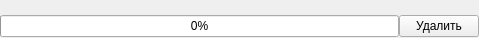
<?xml version="1.0" encoding="UTF-8"?>
<ui version="4.0">
 <class>LogFileReaderWidget</class>
 <widget class="QWidget" name="LogFileReaderWidget">
  <property name="geometry">
   <rect>
    <x>0</x>
    <y>0</y>
    <width>479</width>
    <height>38</height>
   </rect>
  </property>
  <property name="maximumSize">
   <size>
    <width>16777215</width>
    <height>38</height>
   </size>
  </property>
  <property name="windowTitle">
   <string>Form</string>
  </property>
  <layout class="QGridLayout" name="gridLayout_2">
   <property name="leftMargin">
    <number>0</number>
   </property>
   <property name="topMargin">
    <number>0</number>
   </property>
   <property name="rightMargin">
    <number>0</number>
   </property>
   <property name="bottomMargin">
    <number>0</number>
   </property>
   <property name="spacing">
    <number>0</number>
   </property>
   <item row="0" column="0">
    <layout class="QGridLayout" name="gridLayout">
     <property name="spacing">
      <number>0</number>
     </property>
     <item row="1" column="0">
      <widget class="QStackedWidget" name="stackedWidget">
       <property name="currentIndex">
        <number>0</number>
       </property>
       <widget class="QWidget" name="pageProgressBar">
        <layout class="QGridLayout" name="gridLayout_3">
         <property name="leftMargin">
          <number>0</number>
         </property>
         <property name="topMargin">
          <number>0</number>
         </property>
         <property name="rightMargin">
          <number>0</number>
         </property>
         <property name="bottomMargin">
          <number>0</number>
         </property>
         <property name="spacing">
          <number>0</number>
         </property>
         <item row="0" column="0">
          <layout class="QVBoxLayout" name="verticalLayout_2">
           <property name="spacing">
            <number>0</number>
           </property>
           <item>
            <widget class="QProgressBar" name="progressBar">
             <property name="value">
              <number>0</number>
             </property>
            </widget>
           </item>
          </layout>
         </item>
        </layout>
       </widget>
       <widget class="QWidget" name="pageResultLabel">
        <layout class="QGridLayout" name="gridLayout_4">
         <property name="leftMargin">
          <number>1</number>
         </property>
         <property name="topMargin">
          <number>1</number>
         </property>
         <property name="rightMargin">
          <number>1</number>
         </property>
         <property name="bottomMargin">
          <number>1</number>
         </property>
         <property name="spacing">
          <number>1</number>
         </property>
         <item row="0" column="0">
          <layout class="QVBoxLayout" name="verticalLayout">
           <property name="spacing">
            <number>1</number>
           </property>
           <item>
            <widget class="QLabel" name="l_resultReading">
             <property name="text">
              <string/>
             </property>
            </widget>
           </item>
          </layout>
         </item>
        </layout>
       </widget>
      </widget>
     </item>
     <item row="1" column="1">
      <widget class="QPushButton" name="pb_cancel">
       <property name="text">
        <string>Удалить</string>
       </property>
      </widget>
     </item>
     <item row="0" column="0" colspan="2">
      <widget class="QLabel" name="l_fileName">
       <property name="text">
        <string/>
       </property>
      </widget>
     </item>
    </layout>
   </item>
  </layout>
 </widget>
 <resources/>
 <connections/>
</ui>
